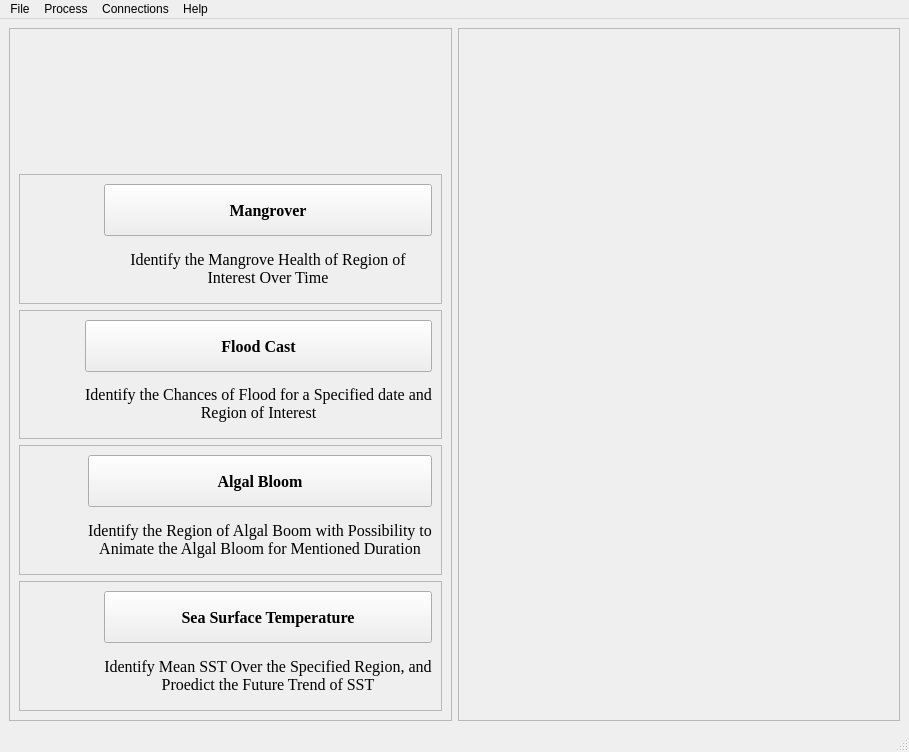
<?xml version="1.0" encoding="UTF-8"?>
<ui version="4.0">
 <class>MarineEye_Interface</class>
 <widget class="QMainWindow" name="MarineEye_Interface">
  <property name="enabled">
   <bool>true</bool>
  </property>
  <property name="geometry">
   <rect>
    <x>0</x>
    <y>0</y>
    <width>909</width>
    <height>752</height>
   </rect>
  </property>
  <property name="sizePolicy">
   <sizepolicy hsizetype="Expanding" vsizetype="Expanding">
    <horstretch>0</horstretch>
    <verstretch>0</verstretch>
   </sizepolicy>
  </property>
  <property name="windowTitle">
   <string>MainWindow</string>
  </property>
  <property name="toolButtonStyle">
   <enum>Qt::ToolButtonIconOnly</enum>
  </property>
  <widget class="QWidget" name="centralwidget">
   <property name="enabled">
    <bool>true</bool>
   </property>
   <property name="sizePolicy">
    <sizepolicy hsizetype="Expanding" vsizetype="Expanding">
     <horstretch>1</horstretch>
     <verstretch>1</verstretch>
    </sizepolicy>
   </property>
   <layout class="QGridLayout" name="gridLayout_7">
    <item row="0" column="0">
     <widget class="QFrame" name="frame">
      <property name="maximumSize">
       <size>
        <width>1000</width>
        <height>16777215</height>
       </size>
      </property>
      <property name="frameShape">
       <enum>QFrame::StyledPanel</enum>
      </property>
      <property name="frameShadow">
       <enum>QFrame::Raised</enum>
      </property>
      <layout class="QGridLayout" name="gridLayout_6">
       <item row="4" column="0">
        <widget class="QFrame" name="Algal_Bloom_Frame">
         <property name="frameShape">
          <enum>QFrame::StyledPanel</enum>
         </property>
         <property name="frameShadow">
          <enum>QFrame::Raised</enum>
         </property>
         <layout class="QGridLayout" name="gridLayout_4">
          <item row="0" column="0" rowspan="2">
           <widget class="QLabel" name="Algal_Bloom_Icon">
            <property name="maximumSize">
             <size>
              <width>150</width>
              <height>150</height>
             </size>
            </property>
            <property name="text">
             <string/>
            </property>
            <property name="scaledContents">
             <bool>true</bool>
            </property>
           </widget>
          </item>
          <item row="0" column="1">
           <widget class="QPushButton" name="Activate_Algal_Bloom">
            <property name="sizePolicy">
             <sizepolicy hsizetype="Minimum" vsizetype="Preferred">
              <horstretch>0</horstretch>
              <verstretch>0</verstretch>
             </sizepolicy>
            </property>
            <property name="font">
             <font>
              <family>Times New Roman</family>
              <pointsize>12</pointsize>
              <bold>true</bold>
             </font>
            </property>
            <property name="text">
             <string>Algal Bloom</string>
            </property>
           </widget>
          </item>
          <item row="1" column="1">
           <widget class="QLabel" name="label_3">
            <property name="font">
             <font>
              <family>Times New Roman</family>
              <pointsize>12</pointsize>
             </font>
            </property>
            <property name="text">
             <string>Identify the Region of Algal Boom with Possibility to Animate the Algal Bloom for Mentioned Duration</string>
            </property>
            <property name="alignment">
             <set>Qt::AlignCenter</set>
            </property>
            <property name="wordWrap">
             <bool>true</bool>
            </property>
           </widget>
          </item>
         </layout>
        </widget>
       </item>
       <item row="0" column="0">
        <widget class="QLabel" name="Marine_Eye_Icon">
         <property name="maximumSize">
          <size>
           <width>700</width>
           <height>250</height>
          </size>
         </property>
         <property name="text">
          <string/>
         </property>
         <property name="scaledContents">
          <bool>true</bool>
         </property>
         <property name="indent">
          <number>-1</number>
         </property>
        </widget>
       </item>
       <item row="5" column="0">
        <widget class="QFrame" name="SST_Frame">
         <property name="frameShape">
          <enum>QFrame::StyledPanel</enum>
         </property>
         <property name="frameShadow">
          <enum>QFrame::Raised</enum>
         </property>
         <layout class="QGridLayout" name="gridLayout_5">
          <item row="0" column="0" rowspan="2">
           <widget class="QLabel" name="SST_Icon">
            <property name="maximumSize">
             <size>
              <width>150</width>
              <height>150</height>
             </size>
            </property>
            <property name="text">
             <string/>
            </property>
            <property name="scaledContents">
             <bool>true</bool>
            </property>
           </widget>
          </item>
          <item row="0" column="1">
           <widget class="QPushButton" name="Activate_SST">
            <property name="sizePolicy">
             <sizepolicy hsizetype="Minimum" vsizetype="Preferred">
              <horstretch>0</horstretch>
              <verstretch>0</verstretch>
             </sizepolicy>
            </property>
            <property name="font">
             <font>
              <family>Times New Roman</family>
              <pointsize>12</pointsize>
              <bold>true</bold>
             </font>
            </property>
            <property name="text">
             <string>Sea Surface Temperature</string>
            </property>
           </widget>
          </item>
          <item row="1" column="1">
           <widget class="QLabel" name="label_4">
            <property name="font">
             <font>
              <family>Times New Roman</family>
              <pointsize>12</pointsize>
             </font>
            </property>
            <property name="text">
             <string>Identify Mean SST Over the Specified Region, and Proedict the Future Trend of SST</string>
            </property>
            <property name="alignment">
             <set>Qt::AlignCenter</set>
            </property>
            <property name="wordWrap">
             <bool>true</bool>
            </property>
           </widget>
          </item>
         </layout>
        </widget>
       </item>
       <item row="1" column="0">
        <widget class="QFrame" name="Mangrover_Frame">
         <property name="frameShape">
          <enum>QFrame::StyledPanel</enum>
         </property>
         <property name="frameShadow">
          <enum>QFrame::Raised</enum>
         </property>
         <layout class="QGridLayout" name="gridLayout_2">
          <item row="0" column="0" rowspan="2">
           <widget class="QLabel" name="Mangrover_Icon">
            <property name="maximumSize">
             <size>
              <width>150</width>
              <height>150</height>
             </size>
            </property>
            <property name="text">
             <string/>
            </property>
            <property name="scaledContents">
             <bool>true</bool>
            </property>
           </widget>
          </item>
          <item row="0" column="1">
           <widget class="QPushButton" name="Activate_Mangrover">
            <property name="sizePolicy">
             <sizepolicy hsizetype="Minimum" vsizetype="Preferred">
              <horstretch>0</horstretch>
              <verstretch>0</verstretch>
             </sizepolicy>
            </property>
            <property name="font">
             <font>
              <family>Times New Roman</family>
              <pointsize>12</pointsize>
              <bold>true</bold>
             </font>
            </property>
            <property name="text">
             <string>Mangrover</string>
            </property>
           </widget>
          </item>
          <item row="1" column="1">
           <widget class="QLabel" name="label">
            <property name="font">
             <font>
              <family>Times New Roman</family>
              <pointsize>12</pointsize>
             </font>
            </property>
            <property name="text">
             <string>Identify the Mangrove Health of Region of Interest Over Time</string>
            </property>
            <property name="scaledContents">
             <bool>true</bool>
            </property>
            <property name="alignment">
             <set>Qt::AlignCenter</set>
            </property>
            <property name="wordWrap">
             <bool>true</bool>
            </property>
           </widget>
          </item>
         </layout>
        </widget>
       </item>
       <item row="3" column="0">
        <widget class="QFrame" name="Flood_Cast_Frame">
         <property name="frameShape">
          <enum>QFrame::StyledPanel</enum>
         </property>
         <property name="frameShadow">
          <enum>QFrame::Raised</enum>
         </property>
         <layout class="QGridLayout" name="gridLayout_3">
          <item row="0" column="0" rowspan="2">
           <widget class="QLabel" name="Floodcast_Icon">
            <property name="maximumSize">
             <size>
              <width>150</width>
              <height>150</height>
             </size>
            </property>
            <property name="text">
             <string/>
            </property>
            <property name="scaledContents">
             <bool>true</bool>
            </property>
           </widget>
          </item>
          <item row="0" column="1">
           <widget class="QPushButton" name="Activate_Floodcast">
            <property name="sizePolicy">
             <sizepolicy hsizetype="Minimum" vsizetype="Preferred">
              <horstretch>0</horstretch>
              <verstretch>0</verstretch>
             </sizepolicy>
            </property>
            <property name="font">
             <font>
              <family>Times New Roman</family>
              <pointsize>12</pointsize>
              <bold>true</bold>
             </font>
            </property>
            <property name="text">
             <string>Flood Cast</string>
            </property>
           </widget>
          </item>
          <item row="1" column="1">
           <widget class="QLabel" name="label_2">
            <property name="font">
             <font>
              <family>Times New Roman</family>
              <pointsize>12</pointsize>
             </font>
            </property>
            <property name="text">
             <string>Identify the Chances of Flood for a Specified date and Region of Interest</string>
            </property>
            <property name="scaledContents">
             <bool>true</bool>
            </property>
            <property name="alignment">
             <set>Qt::AlignCenter</set>
            </property>
            <property name="wordWrap">
             <bool>true</bool>
            </property>
           </widget>
          </item>
         </layout>
        </widget>
       </item>
      </layout>
     </widget>
    </item>
    <item row="0" column="1">
     <widget class="QFrame" name="Interface_Picture_Frame">
      <property name="frameShape">
       <enum>QFrame::StyledPanel</enum>
      </property>
      <property name="frameShadow">
       <enum>QFrame::Raised</enum>
      </property>
      <layout class="QGridLayout" name="gridLayout">
       <item row="0" column="0">
        <widget class="QLabel" name="Interface_Picture">
         <property name="maximumSize">
          <size>
           <width>2000</width>
           <height>16777215</height>
          </size>
         </property>
         <property name="text">
          <string/>
         </property>
         <property name="scaledContents">
          <bool>true</bool>
         </property>
        </widget>
       </item>
      </layout>
     </widget>
    </item>
   </layout>
  </widget>
  <widget class="QMenuBar" name="menubar">
   <property name="geometry">
    <rect>
     <x>0</x>
     <y>0</y>
     <width>909</width>
     <height>22</height>
    </rect>
   </property>
   <widget class="QMenu" name="menuFile">
    <property name="title">
     <string>File</string>
    </property>
    <addaction name="actionOpen"/>
   </widget>
   <widget class="QMenu" name="menuProcess">
    <property name="title">
     <string>Process</string>
    </property>
    <addaction name="actionMangrover"/>
    <addaction name="actionFloodcast"/>
    <addaction name="actionAlgalBloom"/>
    <addaction name="actionThermomarine"/>
   </widget>
   <widget class="QMenu" name="menuConnections">
    <property name="title">
     <string>Connections</string>
    </property>
    <addaction name="actionGEE"/>
    <addaction name="actionCMEMS"/>
   </widget>
   <widget class="QMenu" name="menuHelp">
    <property name="title">
     <string>Help</string>
    </property>
    <addaction name="actionLogs"/>
   </widget>
   <addaction name="menuFile"/>
   <addaction name="menuProcess"/>
   <addaction name="menuConnections"/>
   <addaction name="menuHelp"/>
  </widget>
  <widget class="QStatusBar" name="statusbar"/>
  <action name="actionOpen">
   <property name="icon">
    <iconset>
     <normaloff>../icons/open.png</normaloff>../icons/open.png</iconset>
   </property>
   <property name="text">
    <string>Open</string>
   </property>
  </action>
  <action name="actionMangrover">
   <property name="text">
    <string>Mangrover</string>
   </property>
  </action>
  <action name="actionGEE">
   <property name="text">
    <string>GEE</string>
   </property>
  </action>
  <action name="actionLogs">
   <property name="text">
    <string>Logs</string>
   </property>
  </action>
  <action name="actionFloodcast">
   <property name="text">
    <string>Floodcast</string>
   </property>
  </action>
  <action name="actionCMEMS">
   <property name="text">
    <string>CMEMS</string>
   </property>
  </action>
  <action name="actionAlgalBloom">
   <property name="text">
    <string>AlgalBloom</string>
   </property>
  </action>
  <action name="actionThermomarine">
   <property name="text">
    <string>Thermomarine</string>
   </property>
  </action>
 </widget>
 <resources/>
 <connections/>
</ui>
